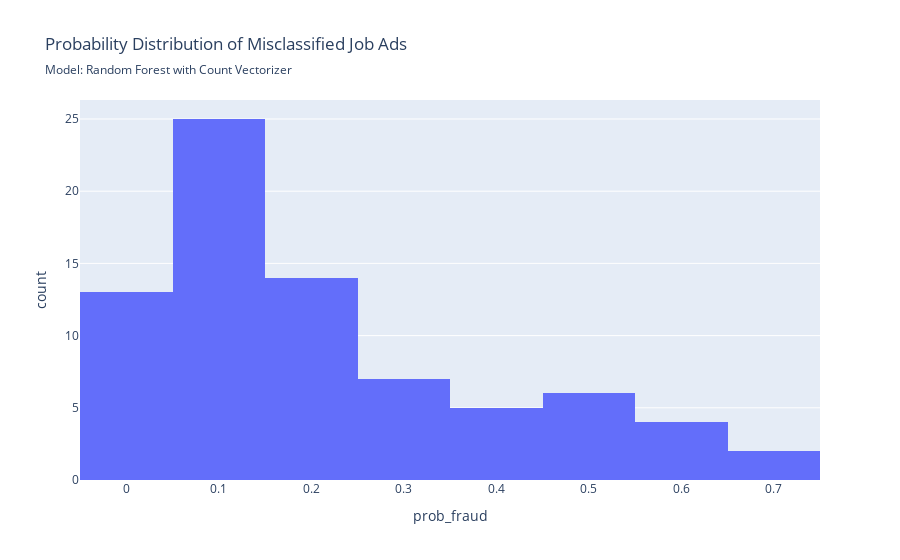

Here is the notebook cell this chart was saved with:
### Code cell
scores_best_random_cv, res_best_random_cv = evaluate_model(
    grid_forest, X_test, y_test, 
    fig_subtitle= 'Random Forest with Count Vectorizer', 
    short_name='random_cv_best', 
    save_figs=True,
    return_misclassified = False,
    return_all_results = True
)

### Figure 1 — Plotly figure (JSON) as saved in the notebook; plotly's stock layout.template omitted (floating-point values rounded to 4 significant figures)
{"data": [{"bingroup": "x", "hovertemplate": "prob_fraud=%{x}<br>count=%{y}<extra></extra>", "legendgroup": "", "marker": {"color": "#636efa", "pattern": {"shape": ""}}, "name": "", "orientation": "v", "showlegend": false, "type": "histogram", "x": [0.1496, 0.1351, 0.2446, 0.4242, 0.5028, 0.1511, 0.2514, 0.1446, 0.4785, 0.1064, 0.06716, 0.282, 0.4242, 0.4586, 0.1054, 0.1241, 0.0009254, 0.2787, 0.2311, 0.0009254, 0.5219, 0.0009254, 0.1501, 0.2077, 0.1829, 0.3647, 0.3339, 0.1412, 0.0929, 0.1634, 0.08399, 0.2601, 0.0597, 0.2149, 0.1336, 0.2055, 0.09733, 0.06692, 0.04208, 0.3393, 0.2311, 0.0009254, 0.222, 0.5628, 0.08042, 0.4726, 0.1633, 0.6996, 0.2824, 0.03767, 0.6489, 0.0449, 0.0009254, 0.05512, 0.6783, 0.09546, 0.1082, 0.0755, 0.0009254, 0.0009254, 0.2263, 0.05459, 0.6296, 0.1196, 0.0009254, 0.4106, 0.0009254, 0.1214, 0.09957, 0.4286, 0.09314, 0.612, 0.1161, 0.238, 0.04701, 0.4685], "xaxis": "x", "yaxis": "y"}], "layout": {"barmode": "relative", "legend": {"tracegroupgap": 0}, "title": {"subtitle": {"text": "Model: Random Forest with Count Vectorizer"}, "text": "Probability Distribution of Misclassified Job Ads"}, "xaxis": {"anchor": "y", "domain": [0, 1], "title": {"text": "prob_fraud"}}, "yaxis": {"anchor": "x", "domain": [0, 1], "title": {"text": "count"}}}}
